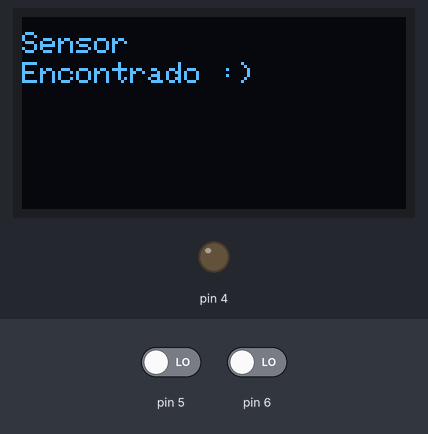
A sketch run on a simulated Arduino Uno, built with avr-gcc and run on an emulated ATmega328P. Parts: 128×64 one-colour display, output pins drawn as LEDs (lit = HIGH). The test bench sets the inputs (shaded band); at power-on: pin 6 LOW, pin 5 LOW. What the sketch prints to the serial monitor is not drawn.

Above: at 3.4 s.
At 8.0 s:
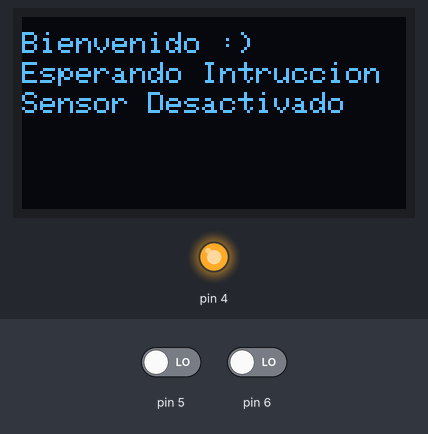
8.1 s: pin 6 driven HIGH
At 9.7 s:
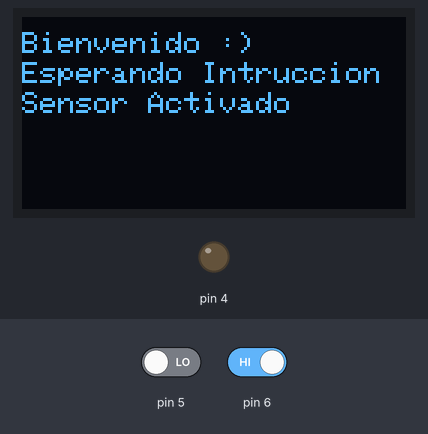
10.6 s: pin 5 driven HIGH
At 16.0 s:
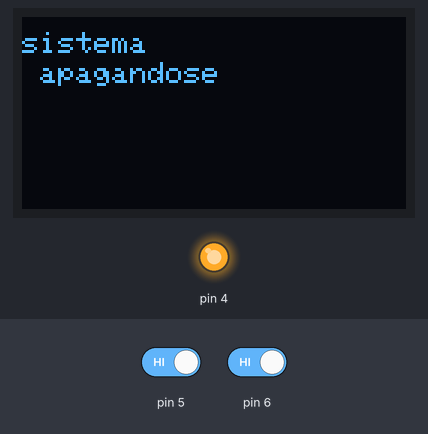
16.3 s: pin 6 driven LOW
At 23.7 s:
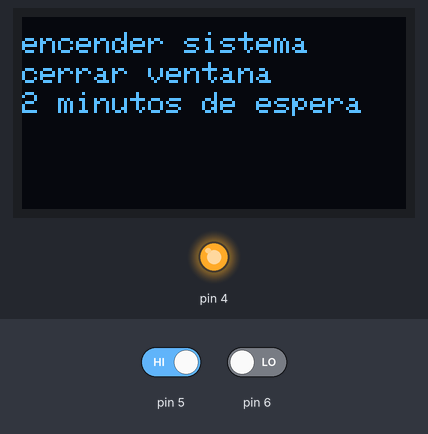
Timing chart, 0 to 25.2 s (numbered marks = the images above; inputs shaded):
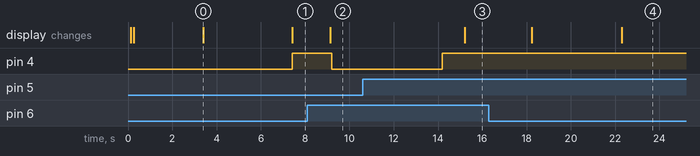

The sketch:

apagae_encender.ino
```cpp
/////////////// libreria para la pantalla oled //////////////////////////

#include <Adafruit_GFX.h>  // Incluir librerias
#include <Adafruit_SSD1306.h>  // Incluir librerias
#include <SPI.h>
#include <Wire.h>
Adafruit_SSD1306 display;

/////////////// libreria para el lector de huella //////////////////////////
#include <Adafruit_Fingerprint.h>
#include <SoftwareSerial.h>

/////////////// variables para el usar /////////////

int getFingerprintIDez(); //variable para llamar al lector de huellas
//int PIR = 2;  // pin 2 del arduino el sensor PIR
int buzzer = 3;  //  pin 3 del arduino para el buzzer
int bot_escaneo = 5;  //  pin 5 del arduino para el pulsador
int ledverde = 8; //  pin 8 del arduino para el led verde
int ledrojo = 9; //  pin 9 del arduino para el led rojo
int semag = 4; //  pin 4 del arduino para el sensor magnectico
bool reconocimiento = false; // llamar reconocimiento para el escaneo de huella
bool ventana=false;  /// llamar ventana para esperar que puedan serrar si es correcta la huella
bool inicio = false;   /// se coloca un inicio como menu
int estado = 0; ///  variable para mirar el estado se sensor magnectico
int valll = 0; //  colocamos una bariable = 0 para evitar revotes de el pulsador
int contador=0; /// contador para poder habrir la ventana sin problemas
int contador1=0; /// contador 2 para poder habilitar los sensores denuevo
bool ventan=false;/// llamar ventan para poder habrir la ventana sin problema


/////////////////////////////////////////////// image de la huella ////////////////////////////////777777777777777777777777777777777777777777777
static const uint8_t icon [] PROGMEM = {
  0x00, 0x00, 0x00, 0x00, 0x00, 0x00, 0x00, 0x00, 0x00, 0x00, 0x00, 0x00, 0x00, 0x00, 0x00, 0x00,
  0x00, 0x00, 0x00, 0x10, 0x00, 0x00, 0x00, 0x00, 0x00, 0x00, 0x00, 0x60, 0x00, 0x00, 0x00, 0x00,
  0x00, 0x00, 0x01, 0x80, 0x00, 0x00, 0x00, 0x00, 0x00, 0x00, 0x03, 0x00, 0x00, 0x00, 0x00, 0x00,
  0x00, 0x00, 0x0e, 0x00, 0x00, 0x00, 0x00, 0x00, 0x00, 0x00, 0x1c, 0x00, 0x00, 0x00, 0x00, 0x00,
  0x00, 0x00, 0x38, 0x00, 0x00, 0x00, 0x00, 0x00, 0x00, 0x00, 0x70, 0x00, 0x00, 0x00, 0x00, 0x00,
  0x00, 0x00, 0xe0, 0x00, 0x00, 0x00, 0x00, 0x00, 0x00, 0x01, 0xc0, 0x00, 0x00, 0x00, 0x00, 0x00,
  0x00, 0x03, 0xc0, 0x00, 0x00, 0x00, 0x00, 0x00, 0x00, 0x03, 0x80, 0x00, 0x00, 0x00, 0x00, 0x00,
  0x00, 0x07, 0x00, 0x00, 0x00, 0x00, 0x00, 0x00, 0x00, 0x0f, 0x00, 0x00, 0x00, 0x00, 0x00, 0x00,
  0x00, 0x0e, 0x00, 0x00, 0x00, 0x00, 0x00, 0x00, 0x0f, 0x1e, 0x00, 0x00, 0x00, 0x00, 0x00, 0x00,
  0x0f, 0x1c, 0x00, 0x00, 0x00, 0x00, 0x00, 0x00, 0x07, 0x3c, 0x00, 0x00, 0x00, 0x00, 0x00, 0x00,
  0x07, 0x38, 0x00, 0x00, 0x00, 0x00, 0x00, 0x00, 0x07, 0xf8, 0x00, 0x00, 0x00, 0x00, 0x00, 0x00,
  0x03, 0xf0, 0x00, 0x00, 0x00, 0x00, 0x00, 0x00, 0x03, 0xf0, 0x00, 0x00, 0x00, 0x00, 0x00, 0x00,
  0x03, 0xf0, 0x00, 0x00, 0x00, 0x00, 0x00, 0x00, 0x03, 0xe0, 0x00, 0x00, 0x00, 0x00, 0x00, 0x00,
  0x01, 0xe0, 0x00, 0x00, 0x00, 0x00, 0x00, 0x00, 0x00, 0x00, 0x00, 0x00, 0x00, 0x00, 0x00, 0x00,
  0x00, 0x00, 0x00, 0x00, 0x00, 0x00, 0x00, 0x00, 0x00, 0x00, 0x00, 0x00, 0x00, 0x00, 0x00, 0x00,
  0x00, 0x00, 0x00, 0x00, 0x00, 0x00, 0x00, 0x00, 0x00, 0x00, 0x00, 0x00, 0x00, 0x00, 0x00, 0x00
};

/////////////////////////////////////////////// imagen del chulito ////////////////////////////

static const uint8_t ico [] PROGMEM = {
  0x00, 0x00, 0x00, 0x3e, 0x00, 0x00, 0x00, 0x00, 0x00, 0x00, 0x01, 0xcf, 0x00, 0x00, 0x00, 0x00,
  0x00, 0x00, 0x03, 0x7f, 0xe0, 0x00, 0x00, 0x00, 0x00, 0x00, 0x05, 0x1f, 0xb0, 0x00, 0x00, 0x00,
  0x00, 0x00, 0x0b, 0x70, 0xe8, 0x00, 0x00, 0x00, 0x00, 0x00, 0x06, 0xdf, 0xb0, 0x00, 0x00, 0x00,
  0x00, 0x00, 0x0b, 0x60, 0x6a, 0x00, 0x00, 0x00, 0x00, 0x00, 0x1e, 0xcf, 0xae, 0x00, 0x00, 0x00,
  0x00, 0x00, 0x3d, 0x38, 0xd6, 0x00, 0x00, 0x00, 0x00, 0x00, 0x3a, 0x6f, 0x4f, 0x00, 0x00, 0x00,
  0x00, 0x00, 0x56, 0xd9, 0xed, 0x00, 0x00, 0x00, 0x00, 0x00, 0xed, 0xb6, 0xad, 0x00, 0x00, 0x00,
  0x00, 0x00, 0xab, 0x5d, 0xad, 0x00, 0x00, 0x00, 0x00, 0x00, 0xd6, 0xbb, 0x6b, 0x80, 0x00, 0x00,
  0x00, 0x00, 0x57, 0xb6, 0xd7, 0x00, 0x00, 0x00, 0x00, 0x00, 0x75, 0x69, 0xb7, 0x80, 0x00, 0x00,
  0x00, 0x00, 0x6b, 0xd3, 0x77, 0x80, 0x00, 0x00, 0x00, 0x00, 0xe2, 0xf6, 0xd9, 0x80, 0x00, 0x00,
  0x00, 0x00, 0xea, 0xa9, 0xaf, 0x80, 0x00, 0x00, 0x00, 0x00, 0xea, 0xaa, 0x31, 0x80, 0x00, 0x00,
  0x00, 0x00, 0xfa, 0xa8, 0xdf, 0x80, 0x00, 0x00, 0x00, 0x00, 0xea, 0xaf, 0x60, 0x00, 0x00, 0x00,
  0x00, 0x00, 0xea, 0xa7, 0x97, 0x80, 0x00, 0x00, 0x00, 0x00, 0x4a, 0xd3, 0xe0, 0x00, 0x00, 0x00,
  0x00, 0x00, 0xfd, 0x6d, 0xbf, 0x80, 0x00, 0x00, 0x00, 0x00, 0xe5, 0xb6, 0x80, 0x00, 0x00, 0x00,
  0x00, 0x00, 0xde, 0xdb, 0xff, 0x00, 0x00, 0x00, 0x00, 0x00, 0xb7, 0x6d, 0x40, 0x80, 0x00, 0x00,
  0x00, 0x00, 0x6d, 0xb7, 0xed, 0x80, 0x00, 0x00, 0x00, 0x00, 0x1a, 0xde, 0xad, 0x00, 0x00, 0x00,
  0x00, 0x00, 0x76, 0x6a, 0xad, 0x00, 0x00, 0x00, 0x00, 0x00, 0x0d, 0xae, 0xad, 0x00, 0x00, 0x00,
  0x00, 0x00, 0x3b, 0x5e, 0x6c, 0x00, 0x00, 0x00, 0x00, 0x00, 0x06, 0xd5, 0xfc, 0x00, 0x00, 0x00,
  0x00, 0x00, 0x1d, 0xad, 0x54, 0x00, 0x00, 0x00, 0x00, 0x00, 0x06, 0x5a, 0xd0, 0x00, 0x00, 0x00,
  0x00, 0x00, 0x04, 0xb6, 0xb0, 0x00, 0x00, 0x00, 0x00, 0x00, 0x01, 0x3d, 0xa0, 0x00, 0x00, 0x00,
  0x00, 0x00, 0x00, 0xdb, 0x00, 0x00, 0x00, 0x00, 0x00, 0x00, 0x00, 0x92, 0x00, 0x00, 0x00, 0x00,
  0xff, 0xff, 0xff, 0xff, 0xff, 0xff, 0xff, 0x80, 0xff, 0xff, 0xff, 0xff, 0xff, 0xff, 0xff, 0x80,
  0xff, 0xff, 0xff, 0xff, 0xff, 0xff, 0xff, 0x80, 0xff, 0xff, 0xff, 0xff, 0xff, 0xff, 0xff, 0x80,
  0xff, 0xff, 0xff, 0xff, 0xff, 0xff, 0xff, 0x80, 0xff, 0xff, 0xff, 0xff, 0xff, 0xff, 0xff, 0x80,
  0xff, 0xff, 0xff, 0xff, 0xff, 0xff, 0xff, 0x80, 0xff, 0xff, 0xff, 0xff, 0xff, 0xff, 0xff, 0x80,
  0xff, 0xff, 0xff, 0xff, 0xff, 0xff, 0xff, 0x80, 0xff, 0xff, 0xff, 0xff, 0xff, 0xff, 0xff, 0x80,
  0xff, 0xff, 0xff, 0xff, 0xff, 0xff, 0xff, 0x80, 0xff, 0xff, 0xff, 0xff, 0xff, 0xff, 0xff, 0x80,
  0xff, 0xff, 0xff, 0xff, 0xff, 0xff, 0xff, 0x80, 0xff, 0xff, 0xff, 0xff, 0xff, 0xff, 0xff, 0x80,
  0xff, 0xff, 0xff, 0xff, 0xff, 0xff, 0xff, 0x80, 0xff, 0xff, 0xff, 0xff, 0xff, 0xff, 0xff, 0x80,
  0xff, 0xff, 0xff, 0xff, 0xff, 0xff, 0xff, 0x80, 0xff, 0xff, 0xff, 0xff, 0xff, 0xff, 0xff, 0x80,
  0xff, 0xff, 0xff, 0xff, 0xff, 0xff, 0xff, 0x80, 0xff, 0xff, 0xff, 0xff, 0xff, 0xff, 0xff, 0x80
};
SoftwareSerial mySerial(10, 11);  // pin 10 amarillo y PIN 11 blanco

Adafruit_Fingerprint finger = Adafruit_Fingerprint(&mySerial);


void setup()
{
  Serial.begin(9600); /// inicial comunicacion serial

  // COMUNICACION, COLOR, TAMAÑO DE LETRA DE LA PANTALLA OLED
  delay(100);  //Este retraso es necesario para que la pantalla se inicialice
  display.begin(SSD1306_SWITCHCAPVCC, 0x3C);  // Inicializar la pantalla con la dirección I2C de 0x3C
  display.clearDisplay();  // limpiar pantalla
  display.setTextColor(WHITE);  // color
  display.setRotation(0);  // tamaño de letra
  display.setTextWrap(false);
  display.dim(0); // Establecer brillo (0 es máximo y 1 es un poco tenue)


  pinMode(5, INPUT);
  pinMode(2, INPUT);
  pinMode(4, OUTPUT);
  pinMode(9, INPUT);
  pinMode(8, INPUT);
  while (!Serial);
  delay(100);
  /////////////////////////////////////////////  primer texto en la pantalla led ///////////////
  Serial.println("Prueba de seguridad");
  display.setTextSize(0);
  display.setCursor(0, 5);  // (x,y)
  display.println(F("Prueba de "));  // Text or value to print
  display.setCursor(0, 15);  // (x,y)
  display.println(F("seguridad :) "));
  display.display();  // Print everything we set previously
  delay(2000);

  ////////////////// conecion con el lector de huellas ///////////////////////////////
  finger.begin(57600);
  delay(5);
  if (finger.verifyPassword()) {
    Serial.println("Sensor de huellas digitales encontrado!");
   delay(100);
    display.clearDisplay();  ///// limpiar la pantalla oled
    display.setTextSize(0); ////////////// tamaño de la letra que saldra en la pantalla oled
    display.setCursor(0, 5);  // (x,y) donde saldra el texto
    display.println(F("Sensor "));  ///// texto
    display.setCursor(0, 15);  // (x,y)  donde saldra el texto
    display.println(F("Encontrado :) ")); ////  texto
    display.display();  /// para poder imprimir el texto escrito anterior mente
    delay(3000);
    inicio = true; ///////// nos manda directamente al menu o al inicio

  } else {   ///////  si no se incuentra el lector de huellas

    Serial.println("No encontré el sensor de huellas digitales :(");
    delay(100);
    display.clearDisplay();  // limpiar la pantalla oled
    display.setTextSize(0);////////////// tamaño de la letra que saldra en la pantalla oled
    display.setCursor(0, 5);  //(x,y) donde saldra el texto
    display.println(F("Sensor No"));  ///// texto
    display.setCursor(0, 15);  ////(x,y) donde saldra el texto
    display.println(F("Encontrado :( ")); /// texto
    display.display();  /// para poder imprimir el texto escrito anterior mente
    delay(5000);
    while (1) {
      delay(1);
    }
  }

}


void loop()
{

  ////////////////////////////////// menu principal /////////////////
  if (inicio == true)
  {
    display.clearDisplay();  // limpiar la pantalla oled
    delay(1000);
    display.setTextSize(0);//////// tamaño de la letra que saldra en la pantalla oled
    display.setCursor(0, 5);  //(x,y) donde saldra el texto
    display.println(F("Bienvenido :)"));  /// texto
    display.setCursor(0, 15);  //(x,y) donde saldra el texto
    display.println(F("Esperando Intruccion"));/// texto

    display.setCursor(0, 25);  //(x,y) donde saldra el texto
    display.println(F("Sensor Desactivado"));  /// texto
    display.display(); /// para poder imprimir el texto escrito anterior mente

    digitalWrite(8, HIGH);
    digitalWrite(9, LOW);
    digitalWrite(4, HIGH);
    contador=0;
    inicio = false;
  }
//////////////////////////////////// colocar contador si esta el buzzer apagado ////////

 valll=digitalRead(5);
  if  (valll == HIGH ) // si el pin 2 para aun nivel alto
 {
  contador1=0;
Serial.println("contando"); // salir en el monitor serial Sensor Activado
   contador=1+ contador;
   delay(1000);
   Serial.println(contador); // salir en el monitor serial Sensor Activado
    if  (contador>=2)
    {
        digitalWrite(4, HIGH);

    display.clearDisplay();  // limpiar la pantalla oled
    delay(1000);
    display.setTextSize(0);//////// tamaño de la letra que saldra en la pantalla oled
    display.setCursor(0, 5);  //(x,y) donde saldra el texto
    display.println(F("sistema "));  /// texto
    display.setCursor(0, 15);  //(x,y) donde saldra el texto
    display.println(F(" apagandose"));/// texto
    display.display(); /// para poder imprimir el texto escrito anterior mente
       delay(2000);
        ventan =true;

       }

}

  /////////////////////////////// cuando hablren la ventana y suena el buzzer ///////////

  if (digitalRead(6) == HIGH) // si el pin 2 para aun nivel alto
  {
    digitalWrite(9, HIGH);
    digitalWrite(8, LOW);

    Serial.println("Sensor Activado"); // salir en el monitor serial Sensor Activado

    display.clearDisplay();  // Clear the display so we can refresh
    delay(1000);
    display.setTextSize(0);
    display.setCursor(0, 5);  // (x,y)
    display.println(F("Bienvenido :)"));  // Text or value to print
    display.setCursor(0, 15);  // (x,y)
    display.println(F("Esperando Intruccion"));
    display.setCursor(0, 25); // (x,y)
    display.println(F("Sensor Activado"));  // Text or value to print
    display.display();  // Print everything we set previously


       getFingerprintID();
   delay(50);   //don't ned to run this at full speed.

         getFingerprintID();
   delay(50);   //don't ned to run this at full speed.

  getFingerprintIDez();
  delay(50);   //don't ned to run this at full speed.


}
////////////////////////////////// PODER TENER LA VENTANA AVIERTA /////////////////////
 while (ventan == true)
{
  contador=0;
  digitalWrite(4, HIGH);

    display.clearDisplay();  // limpiar la pantalla oled
    delay(1000);
    display.setTextSize(0);//////// tamaño de la letra que saldra en la pantalla oled
    display.setCursor(0, 5);  //(x,y) donde saldra el texto
    display.println(F("habrir  "));  /// texto
    display.setCursor(0, 15);  //(x,y) donde saldra el texto
    display.println(F(" ventana"));/// texto
    display.display(); /// para poder imprimir el texto escrito anterior mente
 valll=digitalRead(5);
  if  (valll == HIGH ) // si el pin 2 para aun nivel alto
 {
Serial.println("contando2"); // salir en el monitor serial Sensor Activado
   contador1=1+ contador1;
   delay(1000);
   Serial.println(contador1); // salir en el monitor serial Sensor Activado
    if  (contador1>=2) //////////// sii micontador pasa de 2 pulsaciones
    {

    ventan = false;

    display.clearDisplay();  // limpiar la pantalla oled
    delay(1000);
    display.setTextSize(0);//////// tamaño de la letra que saldra en la pantalla oled
    display.setCursor(0, 5);  //(x,y) donde saldra el texto
    display.println(F("encender sistema  "));  /// texto
    display.setCursor(0, 15);  //(x,y) donde saldra el texto
    display.println(F("cerrar ventana"));/// texto
    display.setCursor(0, 25); //(x,y) donde saldra el texto
    display.println(F("2 minutos de espera"));  /// texto
    display.display(); /// para poder imprimir el texto escrito anterior mente
Serial.println("cerrar ventana "); // salir en el monitor serial Sensor Activado

      delay(3000);
      inicio=true;  ///// nos envia al menu o inicio
       }


}
}
  /////////////////////////// si la huella es correcta desactiva el sensor durante 2 minutos tenemos que serrar la ventana //////////
  while (ventana == true)

{
   digitalWrite(4, HIGH);

    display.clearDisplay();   // limpiar la pantalla oled
    delay(1000);
    display.setTextSize(0); //// tamaño de la letra que saldra en la pantalla oled
    display.setCursor(0, 5);  //(x,y) donde saldra el texto
    display.println(F("restaurar Sensor"));   /// texto
    display.setCursor(0, 15);  //(x,y) donde saldra el texto
    display.println(F("cerrar ventana"));
    display.setCursor(0, 25); //(x,y) donde saldra el texto
    display.println(F("2 minutos de espera"));  /// texto
    display.display();  /// para poder imprimir el texto escrito anterior mente
      delay(20000);
    reconocimiento=false; //// termina el reconocimento

    ventana =false; ////// termina ventana
  inicio=true;  ///// nos envia al menu o inicio
}
}


///////// esscaneo de la huella /////////////////


uint8_t getFingerprintID() {
  uint8_t p = finger.getImage();
  switch (p) {
    case FINGERPRINT_OK:
      Serial.println("Imagen tomada");
      break;
    case FINGERPRINT_NOFINGER:
      Serial.println("No se detecta  ningún dedo");
       digitalWrite(4, LOW); ///// suena el buser si no hay ningún dedo
      return p;
    case FINGERPRINT_PACKETRECIEVEERR:
      Serial.println("Error de comunicación");

      return p;
    case FINGERPRINT_IMAGEFAIL:
      Serial.println("Error de imagen");

      return p;
    default:
      Serial.println("Error desconocido");

      return p;
  }

  // OK success!

  p = finger.image2Tz();
  switch (p) {
    case FINGERPRINT_OK:
      Serial.println("Imagen convertida");
      break;
    case FINGERPRINT_IMAGEMESS:
      Serial.println("Imagen demasiado desordenada");
      return p;
    case FINGERPRINT_PACKETRECIEVEERR:
      Serial.println("Error de comunicación");
      return p;
    case FINGERPRINT_FEATUREFAIL:
      Serial.println("No se encontraron características de huellas digitales");
      return p;
    case FINGERPRINT_INVALIDIMAGE:
      Serial.println("No se encontraron características de huellas digitales");
      return p;
    default:
      Serial.println("Error desconocido");
      return p;
  }

  // OK converted!
  p = finger.fingerFastSearch();
  if (p == FINGERPRINT_OK) {
    Serial.println("Encontró una coincidencia de impresión!");
    digitalWrite(8, HIGH);
    digitalWrite(9, LOW);
   digitalWrite(4, HIGH);
    display.clearDisplay();   // limpiar la pantalla oled

    display.setTextSize(0);
    display.drawBitmap(80, 0, icon, 60, 120, WHITE);  ///// mostar la imagen de la huella

    display.drawBitmap(10, 0, ico, 60, 60, WHITE);  ////// mostrar el chulo
    delay(3000);
    display.display();  //////// mostar el nuemero de la huella identificada
    delay(3000);


    display.clearDisplay();   // limpiar la pantalla oled
    display.setTextSize(0);
    display.setCursor(15, 10);  // (x,y)
    display.println("Huella Incontrada ");  /// /// texto
    display.setCursor(47, 20);  ///// (x,y)
    display.println(" N"); /// texto
    display.setCursor(67, 20);  // (x,y)
    display.println(finger.fingerID);  ///// mostar el nuemero de la huella identificada

    display.display();  /// para poder imprimir el texto escrito anterior mente
    ventana=true;      ////// nos envia a ventana donde tendremos 2 minutos para cerrar la ventana
    delay(1000);


  } else if (p == FINGERPRINT_PACKETRECIEVEERR) {
    Serial.println("Error de comunicación");
    return p;
  } else if (p == FINGERPRINT_NOTFOUND) {
    Serial.println("No encontré una coincidencia");
    digitalWrite(9, HIGH);
    digitalWrite(8, LOW);
    display.clearDisplay();  // Clear the display so we can refresh

    display.setTextSize(0);
    display.setCursor(8, 3);  // (x,y)
    display.println(F(" Retirese Intruso "));   /// texto
    display.display();  /// para poder imprimir el texto escrito anterior mente
    delay(5000);
    delay(2000);
    digitalWrite(4, LOW);
    return p;
  } else {
    Serial.println("Error desconocido");
    return p;
  }

  // huella incontrada!
  Serial.print("Encontrado ID #"); Serial.print(finger.fingerID);
  Serial.print("con la confianza de "); Serial.println(finger.confidence);

  return finger.fingerID;

}


// returns -1 if failed, otherwise returns ID #

int getFingerprintIDez() {
  uint8_t p = finger.getImage();
  if (p != FINGERPRINT_OK)  return -1;

  p = finger.image2Tz();
  if (p != FINGERPRINT_OK)  return -1;

  p = finger.fingerFastSearch();
  if (p != FINGERPRINT_OK)  return -1;

  // found a match!
  /// aqui se comprueva la guella

  Serial.print("Encontrado ID #"); Serial.print(finger.fingerID);

  Serial.print(" con la confianza de "); Serial.println(finger.confidence);
  return finger.fingerID;
  {
    getFingerprintIDez();
    delay(50);            //don't ned to run this at full speed.

    finger.fingerID = -1;
  }
}
```

Measured:
- after the input at 8.1 s, pin 4: HIGH → LOW after 1.1 s; the display: changes after 1.0 s (image 2)
- after the input at 10.6 s, pin 4: LOW → HIGH after 3.6 s; the display: changes after 4.6 s (image 3)
- after the input at 16.3 s, pin 4: stays HIGH (without the input it goes to LOW after 2.0 s)
- what the display in image 0 shows lasts 4.0 s, from 3.4 s to 7.4 s
